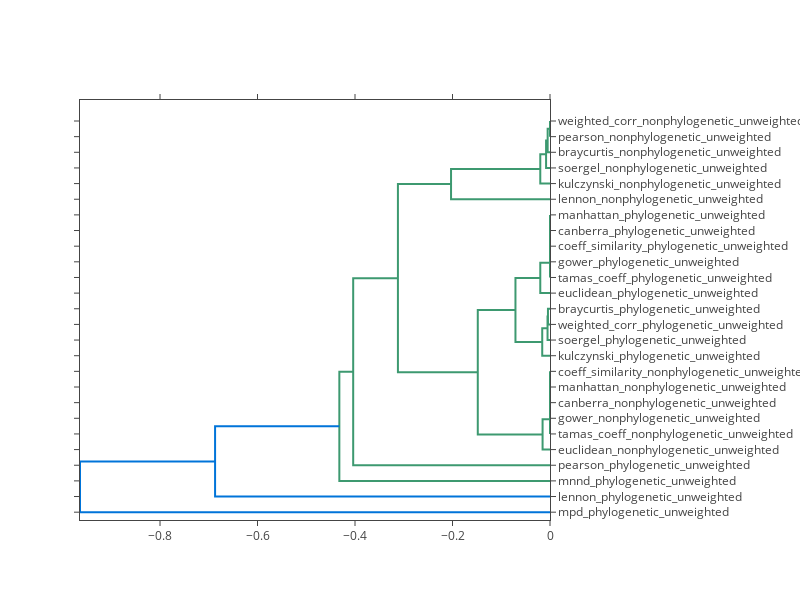

Write notebook code for a chart like this one.
### Code cell
plot_dm_dendrogram(filters=["_weighted"],height=600)

### Figure 1 — Plotly figure (JSON) as saved in the notebook; plotly's stock layout.template omitted (floating-point values rounded to 4 significant figures)
{"data": [{"hoverinfo": "text", "marker": {"color": "rgb(61,153,112)"}, "mode": "lines", "text": null, "type": "scatter", "x": [0, 0, 0, 0], "xaxis": "x", "y": [85, 85, 95, 95], "yaxis": "y"}, {"hoverinfo": "text", "marker": {"color": "rgb(61,153,112)"}, "mode": "lines", "text": null, "type": "scatter", "x": [0, 0, 0, 0], "xaxis": "x", "y": [75, 75, 90, 90], "yaxis": "y"}, {"hoverinfo": "text", "marker": {"color": "rgb(61,153,112)"}, "mode": "lines", "text": null, "type": "scatter", "x": [0, 0, 0, 0], "xaxis": "x", "y": [65, 65, 82.5, 82.5], "yaxis": "y"}, {"hoverinfo": "text", "marker": {"color": "rgb(61,153,112)"}, "mode": "lines", "text": null, "type": "scatter", "x": [0, -7.308e-12, -7.308e-12, 0], "xaxis": "x", "y": [55, 55, 73.75, 73.75], "yaxis": "y"}, {"hoverinfo": "text", "marker": {"color": "rgb(61,153,112)"}, "mode": "lines", "text": null, "type": "scatter", "x": [0, -0.01523, -0.01523, -7.308e-12], "xaxis": "x", "y": [45, 45, 64.38, 64.38], "yaxis": "y"}, {"hoverinfo": "text", "marker": {"color": "rgb(61,153,112)"}, "mode": "lines", "text": null, "type": "scatter", "x": [0, -0.004182, -0.004182, 0], "xaxis": "x", "y": [125, 125, 135, 135], "yaxis": "y"}, {"hoverinfo": "text", "marker": {"color": "rgb(61,153,112)"}, "mode": "lines", "text": null, "type": "scatter", "x": [0, -0.005055, -0.005055, -0.004182], "xaxis": "x", "y": [115, 115, 130, 130], "yaxis": "y"}, {"hoverinfo": "text", "marker": {"color": "rgb(61,153,112)"}, "mode": "lines", "text": null, "type": "scatter", "x": [0, -0.01594, -0.01594, -0.005055], "xaxis": "x", "y": [105, 105, 122.5, 122.5], "yaxis": "y"}, {"hoverinfo": "text", "marker": {"color": "rgb(61,153,112)"}, "mode": "lines", "text": null, "type": "scatter", "x": [0, 0, 0, 0], "xaxis": "x", "y": [185, 185, 195, 195], "yaxis": "y"}, {"hoverinfo": "text", "marker": {"color": "rgb(61,153,112)"}, "mode": "lines", "text": null, "type": "scatter", "x": [0, 0, 0, 0], "xaxis": "x", "y": [175, 175, 190, 190], "yaxis": "y"}, {"hoverinfo": "text", "marker": {"color": "rgb(61,153,112)"}, "mode": "lines", "text": null, "type": "scatter", "x": [0, 0, 0, 0], "xaxis": "x", "y": [165, 165, 182.5, 182.5], "yaxis": "y"}, {"hoverinfo": "text", "marker": {"color": "rgb(61,153,112)"}, "mode": "lines", "text": null, "type": "scatter", "x": [0, -4.053e-12, -4.053e-12, 0], "xaxis": "x", "y": [155, 155, 173.8, 173.8], "yaxis": "y"}, {"hoverinfo": "text", "marker": {"color": "rgb(61,153,112)"}, "mode": "lines", "text": null, "type": "scatter", "x": [0, -0.01994, -0.01994, -4.053e-12], "xaxis": "x", "y": [145, 145, 164.4, 164.4], "yaxis": "y"}, {"hoverinfo": "text", "marker": {"color": "rgb(61,153,112)"}, "mode": "lines", "text": null, "type": "scatter", "x": [-0.01594, -0.07085, -0.07085, -0.01994], "xaxis": "x", "y": [113.8, 113.8, 154.7, 154.7], "yaxis": "y"}, {"hoverinfo": "text", "marker": {"color": "rgb(61,153,112)"}, "mode": "lines", "text": null, "type": "scatter", "x": [-0.01523, -0.1482, -0.1482, -0.07085], "xaxis": "x", "y": [54.69, 54.69, 134.2, 134.2], "yaxis": "y"}, {"hoverinfo": "text", "marker": {"color": "rgb(61,153,112)"}, "mode": "lines", "text": null, "type": "scatter", "x": [0, 0, 0, 0], "xaxis": "x", "y": [245, 245, 255, 255], "yaxis": "y"}, {"hoverinfo": "text", "marker": {"color": "rgb(61,153,112)"}, "mode": "lines", "text": null, "type": "scatter", "x": [0, -0.004816, -0.004816, 0], "xaxis": "x", "y": [235, 235, 250, 250], "yaxis": "y"}, {"hoverinfo": "text", "marker": {"color": "rgb(61,153,112)"}, "mode": "lines", "text": null, "type": "scatter", "x": [0, -0.008033, -0.008033, -0.004816], "xaxis": "x", "y": [225, 225, 242.5, 242.5], "yaxis": "y"}, {"hoverinfo": "text", "marker": {"color": "rgb(61,153,112)"}, "mode": "lines", "text": null, "type": "scatter", "x": [0, -0.01994, -0.01994, -0.008033], "xaxis": "x", "y": [215, 215, 233.8, 233.8], "yaxis": "y"}, {"hoverinfo": "text", "marker": {"color": "rgb(61,153,112)"}, "mode": "lines", "text": null, "type": "scatter", "x": [0, -0.203, -0.203, -0.01994], "xaxis": "x", "y": [205, 205, 224.4, 224.4], "yaxis": "y"}, {"hoverinfo": "text", "marker": {"color": "rgb(61,153,112)"}, "mode": "lines", "text": null, "type": "scatter", "x": [-0.1482, -0.312, -0.312, -0.203], "xaxis": "x", "y": [94.45, 94.45, 214.7, 214.7], "yaxis": "y"}, {"hoverinfo": "text", "marker": {"color": "rgb(61,153,112)"}, "mode": "lines", "text": null, "type": "scatter", "x": [0, -0.4037, -0.4037, -0.312], "xaxis": "x", "y": [35, 35, 154.6, 154.6], "yaxis": "y"}, {"hoverinfo": "text", "marker": {"color": "rgb(61,153,112)"}, "mode": "lines", "text": null, "type": "scatter", "x": [0, -0.4321, -0.4321, -0.4037], "xaxis": "x", "y": [25, 25, 94.79, 94.79], "yaxis": "y"}, {"hoverinfo": "text", "marker": {"color": "rgb(0,116,217)"}, "mode": "lines", "text": null, "type": "scatter", "x": [0, -0.687, -0.687, -0.4321], "xaxis": "x", "y": [15, 15, 59.89, 59.89], "yaxis": "y"}, {"hoverinfo": "text", "marker": {"color": "rgb(0,116,217)"}, "mode": "lines", "text": null, "type": "scatter", "x": [0, -0.9641, -0.9641, -0.687], "xaxis": "x", "y": [5, 5, 37.45, 37.45], "yaxis": "y"}], "layout": {"autosize": false, "height": 600, "hovermode": "closest", "margin": {"r": 250}, "showlegend": false, "width": 800, "xaxis": {"mirror": "allticks", "rangemode": "tozero", "showgrid": false, "showline": true, "showticklabels": true, "ticks": "outside", "type": "linear", "zeroline": false}, "yaxis": {"mirror": "allticks", "rangemode": "tozero", "showgrid": false, "showline": true, "showticklabels": true, "side": "right", "tickmode": "array", "ticks": "outside", "ticktext": ["mpd_phylogenetic_unweighted", "lennon_phylogenetic_unweighted", "mnnd_phylogenetic_unweighted", "pearson_phylogenetic_unweighted", "euclidean_nonphylogenetic_unweighted", "tamas_coeff_nonphylogenetic_unweighted", "gower_nonphylogenetic_unweighted", "canberra_nonphylogenetic_unweighted", "manhattan_nonphylogenetic_unweighted", "coeff_similarity_nonphylogenetic_unweighted", "kulczynski_phylogenetic_unweighted", "soergel_phylogenetic_unweighted", "weighted_corr_phylogenetic_unweighted", "braycurtis_phylogenetic_unweighted", "euclidean_phylogenetic_unweighted", "tamas_coeff_phylogenetic_unweighted", "gower_phylogenetic_unweighted", "coeff_similarity_phylogenetic_unweighted", "canberra_phylogenetic_unweighted", "manhattan_phylogenetic_unweighted", "lennon_nonphylogenetic_unweighted", "kulczynski_nonphylogenetic_unweighted", "soergel_nonphylogenetic_unweighted", "braycurtis_nonphylogenetic_unweighted", "pearson_nonphylogenetic_unweighted", "weighted_corr_nonphylogenetic_unweighted"], "tickvals": [5, 15, 25, 35, 45, 55, 65, 75, 85, 95, 105, 115, 125, 135, 145, 155, 165, 175, 185, 195, 205, 215, 225, 235, 245, 255], "type": "linear", "zeroline": false}}}
